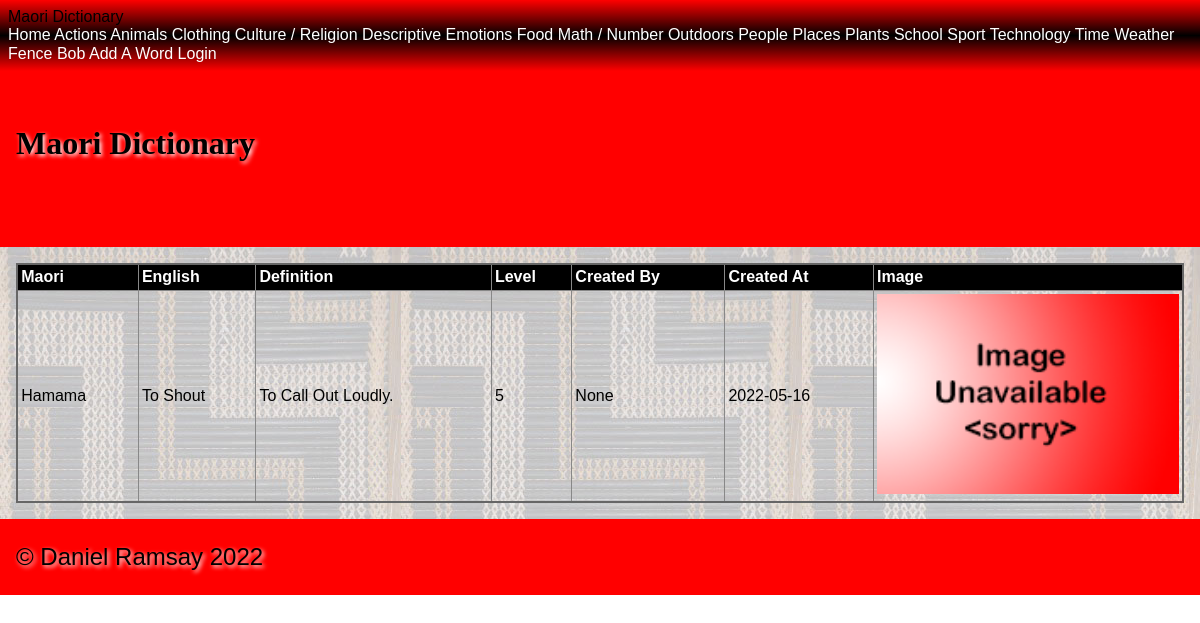
Page /category/actions/Hamama on the committed database.
### tables this page shows
CREATE TABLE "maori_words"
(
    id           integer
        primary key autoincrement,
    english_name char(60),
    created_by   char(60),
    created_at   datetime,
    maori_name   char(60),
    category     varchar(60),
    level        integer
, definition varchar(120), image_filename varchar(120));

### app.py (the view, shortened to what this page needs)
@app.route('/category/<category_name>/<maori_word>', methods=['GET', 'POST'])
def site_word(category_name, maori_word):
    query = "SELECT maori_name, english_name, definition, level, created_by, created_at, image_filename, id \
            FROM maori_words WHERE maori_name = ?"
    con = create_connection(DATABASE)
    cur = con.cursor()
    cur.execute(query, (maori_word,))
    maori_names = cur.fetchall()
    con.close()
    print(maori_names)
    return render_template("word.html", logged_in=is_logged_in(), categories=get_categories(), category_name=category_name, maori_names=maori_names, is_a_teacher=is_a_teacher())

### app.py (called while the page is built)
def create_connection(db_file):
    try:
        connection = sqlite3.connect(db_file)
        return connection
    except Error as e:
        print(e)
    return None

def is_logged_in():
    if session.get("email") is None:
        print("not logged in")
        return False
    else:
        print("logged in")
        return True

def is_a_teacher():
    print('running')
    if session.get("type") == 'teacher':
        print("is teacher")
        return True
    else:
        print("is not teacher")
        return False

def get_categories():
    query = "SELECT distinct lower(category) FROM maori_words"
    con = create_connection(DATABASE)
    cur = con.cursor()
    cur.execute(query)
    category_list = cur.fetchall()
    con.close()
    return category_list

### templates/word.html (shortened to what this page needs)
{% extends 'base.html' %}
{% block main %}
<table>
    <tr>
        <th>Maori</th>
        <th>English</th>
        <th>Definition</th>
        <th>Level</th>
        <th>Created By</th>
        <th>Created At</th>
        <th>Image</th>
    </tr>
    <tr>
        <td>{{ maori_names[0][0] }}</td>
        <td>{{ maori_names[0][1] }}</td>
        <td>{{ maori_names[0][2] }}</td>
        <td>{{ maori_names[0][3] }}</td>
        <td>{{ maori_names[0][4] }}</td>
        <td>{{ maori_names[0][5] }}</td>
        {% if maori_names[0][6] %}
            <td><img src='/static/images/{{maori_names[6]}}'></td>
        {% else %}
            <td><img src='/static/images/noimage.png'></td>
        {% endif %}
    </tr>
</table>
{% endblock %}

### static/style.css (style rules this page uses)
* { font-family: Comfortaa, sans-serif; margin: 0; padding: 0; box-sizing: border-box; }
img { width: 100%; }
table { width: 100%; border: 2px solid #666; border-collapse: collapse; }
th, td { border: 1px solid #888; padding: 0.2rem; text-align: left; }
th { background-color: #000; color: #fff; }

### rows in the picture
maori_words: maori_name "Hamama", english_name "To Shout", definition "To Call Out Loudly.", level "5", created_at "2022-05-16"

### other values in the picture
{{ category[0].title() }} "Actions" "Animals" "Clothing" "Culture / Religion" "Descriptive" "Emotions" "Food" "Math / Number" "Outdoors" "People" "Places" "Plants" "School" "Sport" "Technology" "Time" "Weather" "Fence" "Bob"
{{ maori_names[0][4] }} "None"
